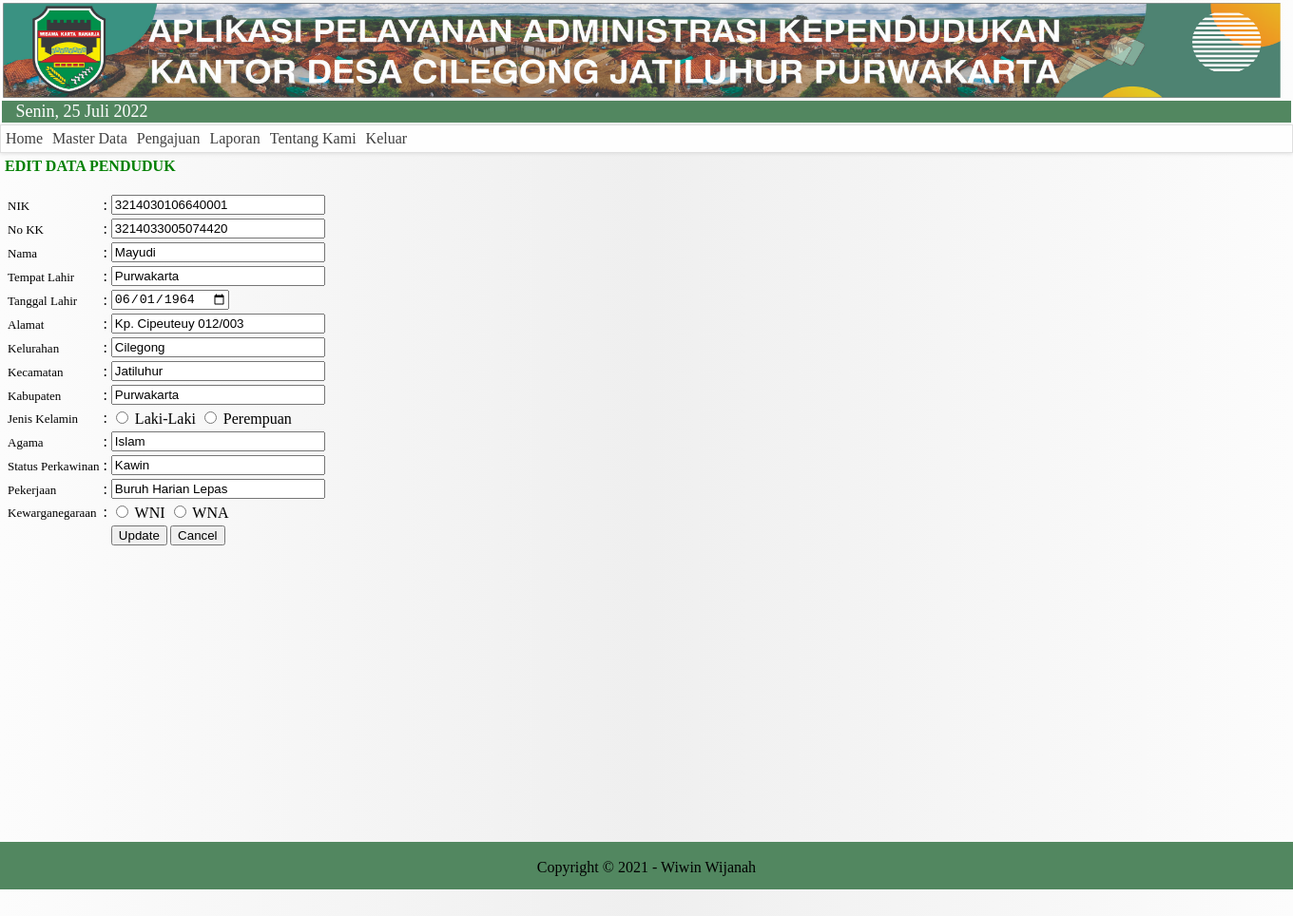
/Admin/FrmHome.php?page=EditDataPenduduk.php&Kode=3214030106640001, run on the app's committed database.
### tables this page shows
CREATE TABLE IF NOT EXISTS `tbl_penduduk` (
  `NIK` text NOT NULL,
  `No_KK` text NOT NULL,
  `Nama` text NOT NULL,
  `Tempat_Lahir` text NOT NULL,
  `Tanggal_Lahir` date NOT NULL,
  `Alamat` text NOT NULL,
  `RT` text NOT NULL,
  `RW` text NOT NULL,
  `Kelurahan` text NOT NULL,
  `Kecamatan` text NOT NULL,
  `Kabupaten` text NOT NULL,
  `Jenis_Kelamin` enum('Laki-Laki','Perempuan') NOT NULL,
  `Agama` text NOT NULL,
  `status_kawin` text NOT NULL,
  `pekerjaan` text NOT NULL,
  `kewarganegaraan` enum('WNI','WNA') NOT NULL
);

### Admin/EditDataPenduduk.php (the view, shortened to what this page needs)
<!DOCTYPE html>
<html>
<head>
</head>
<body>
	<?php
	include "../conn/koneksi.php";
	$tKode = $_GET['Kode'];
	$query=mysqli_query($connection,"SELECT * FROM tbl_penduduk WHERE NIK='$tKode'");
	while ($row=mysqli_fetch_array($query)){
		$vNIK=$row['NIK'];
		$vNoKK=$row['No_KK'];
		$vNama=$row['Nama'];
		$vTempatLahir=$row['Tempat_Lahir'];
		$vTanggalLahir=$row['Tanggal_Lahir'];
		$vAlamat=$row['Alamat'];
		$vKelurahan=$row['Kelurahan'];
		$vKecamatan=$row['Kecamatan'];
		$vKabupaten=$row['Kabupaten'];
		$vAgama=$row['Agama'];
		$vstatus_kawin=$row['status_kawin'];
		$vpekerjaan=$row['pekerjaan'];
	?>
	<font face='tahoma' color='green' size=3><b>EDIT DATA PENDUDUK</b></font>
	<form method="post" action="UpdateDataPenduduk.php" enctype='multipart/form-data'><br>
	<table align='left'>
		<tr>
			<td><font face="Tahoma" color="black" size="2">NIK</font></td>
			<td>:</td>
			<td><input type="text" name="tNIK" size="25" value='<?php echo $vNIK?>'>&nbsp;
			</td>
		</tr>
		<tr>
			<td><font face="Tahoma" color="black" size="2">No KK</font></td>
			<td>:</td>
			<td><input type="text" name="tNoKK" size="25" value='<?php echo $vNoKK?>'>&nbsp;
			</td>
		</tr>
		<tr>
			<td><font face="Tahoma" color="black" size="2">Nama</font></td>
			<td>:</td>
			<td><input type="text" name="tNama" size="25" value='<?php echo $vNama?>'>&nbsp;
			</td>
		</tr>
		<tr>
			<td><font face="Tahoma" color="black" size="2">Tempat Lahir</font></td>
			<td>:</td>
			<td><input type="text" name="tTempatLahir" size="25" value='<?php echo $vTempatLahir?>'>&nbsp;
			</td>
		</tr>
		<tr>
			<td><font face="Tahoma" color="black" size="2">Tanggal Lahir</font></td>
			<td>:</td>
			<td><input type="date" name="tTanggalLahir" size="25" value='<?php echo $vTanggalLahir?>'>&nbsp;
			</td>
		</tr>
		<tr>
			<td><font face="Tahoma" color="black" size="2">Alamat</font></td>
			<td>:</td>
			<td><input type="text" name="tAlamat" size="25" value='<?php echo $vAlamat?>'>&nbsp;
			</td>
		</tr>
		<tr>
			<td><font face="Tahoma" color="black" size="2">Kelurahan</font></td>
			<td>:</td>
			<td><input type="text" name="tKelurahan" size="25" value='<?php echo $vKelurahan?>'>&nbsp;
			</td>
		</tr>
		<tr>
			<td><font face="Tahoma" color="black" size="2">Kecamatan</font></td>
			<td>:</td>
			<td><input type="text" name="tKecamatan" size="25" value='<?php echo $vKecamatan?>'>&nbsp;
			</td>
		</tr>
		<tr>
			<td><font face="Tahoma" color="black" size="2">Kabupaten</font></td>
			<td>:</td>
			<td><input type="text" name="tKabupaten" size="25" value='<?php echo $vKabupaten?>'>&nbsp;
			</td>
		</tr>
		<tr>
			<td><font face="Tahoma" color="black" size="2">Jenis Kelamin</font></td>
			<td>:</td>
			<td>
				<input type="radio" name="tJenisKelamin" size="25" value="Laki-Laki" id="Laki-Laki">
				<label for="Laki-Laki">Laki-Laki</label>
				<input type="radio" name="tJenisKelamin" size="25" value="Perempuan" id="Perempuan">
				<label for="Perempuan">Perempuan</label>
			</td>
		</tr>
		<tr>
			<td><font face="Tahoma" color="black" size="2">Agama</font></td>
			<td>:</td>
			<td><input type="text" name="tAgama" size="25" value='<?php echo $vAgama?>'>&nbsp;
			</td>
		</tr>
		<tr>
			<td><font face="Tahoma" color="black" size="2">Status Perkawinan</font></td>
			<td>:</td>
			<td><input type="text" name="tstatus_kawin" size="25" value='<?php echo $vstatus_kawin?>'>&nbsp;
			</td>
		</tr>
		<tr>
			<td><font face="Tahoma" color="black" size="2">Pekerjaan</font></td>
			<td>:</td>
			<td><input type="text" name="tpekerjaan" size="25" value='<?php echo $vpekerjaan?>'>&nbsp;
			</td>
		</tr>
		<tr>
			<td><font face="Tahoma" color="black" size="2">Kewarganegaraan</font></td>
			<td>:</td>
			<td>
				<input type="radio" name="tkewarganegaraan" value="WNI" id="WNI">
				<label for="WNI">WNI</label>
				<input type="radio" name="tkewarganegaraan" value="WNA" id="WNA">
				<label for="WNA">WNA</label>
			</td>
		</tr>
		<tr>
			<td></td><td></td>
			<td><font size='2'><input type='submit' name='submit' value='Update'>
				<input type="button" value="Cancel" onclick=self.history.back()>
			</font>
		</td>
	</tr>
</table>
</form>
<?php
}
?>
</body>
</html>

### Admin/FrmHome.php (style rules this page uses)
html, body { background: linear-gradient(to right, #FCFCFC, #EFEFEF, #FCFCFC); margin:0; padding:0; height:117%; }

### Admin/Menu.php (style rules this page uses)
body { font-family:'Trebuchet MS' }
* { -webkit-transition:all .21s ease-in-out; -moz-transition:all .21s ease-in-out; -o-transition:all .21s ease-in-out; -ms-transition:all .21s ease-in-out; transition:all .21s ease-in-out }

### data on the page
tbl_penduduk: tNIK "3214030106640001", tNoKK "3214033005074420", tNama "Mayudi", tTempatLahir "Purwakarta", tTanggalLahir "06/01/1964", tAlamat "Kp. Cipeuteuy 012/003", tKelurahan "Cilegong", tKecamatan "Jatiluhur", tKabupaten "Purwakarta", tAgama "Islam", tstatus_kawin "Kawin", tpekerjaan "Buruh Harian Lepas"
